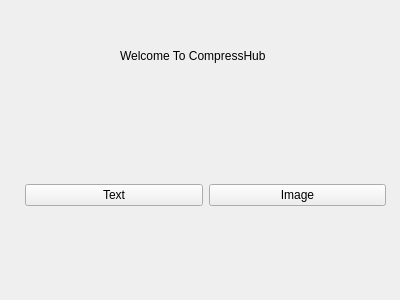
<?xml version="1.0" encoding="UTF-8"?>
<ui version="4.0">
 <class>Form</class>
 <widget class="QWidget" name="Form">
  <property name="geometry">
   <rect>
    <x>0</x>
    <y>0</y>
    <width>400</width>
    <height>300</height>
   </rect>
  </property>
  <property name="windowTitle">
   <string>Form</string>
  </property>
  <widget class="QWidget" name="horizontalLayoutWidget">
   <property name="geometry">
    <rect>
     <x>25</x>
     <y>120</y>
     <width>361</width>
     <height>151</height>
    </rect>
   </property>
   <layout class="QHBoxLayout" name="horizontalLayout">
    <item>
     <widget class="QPushButton" name="pushButton_2">
      <property name="text">
       <string>Text</string>
      </property>
     </widget>
    </item>
    <item>
     <widget class="QPushButton" name="pushButton">
      <property name="text">
       <string>Image</string>
      </property>
     </widget>
    </item>
   </layout>
  </widget>
  <widget class="QLabel" name="WelcomeScreen">
   <property name="geometry">
    <rect>
     <x>120</x>
     <y>30</y>
     <width>201</width>
     <height>51</height>
    </rect>
   </property>
   <property name="text">
    <string>Welcome To CompressHub</string>
   </property>
  </widget>
 </widget>
 <resources/>
 <connections/>
</ui>
